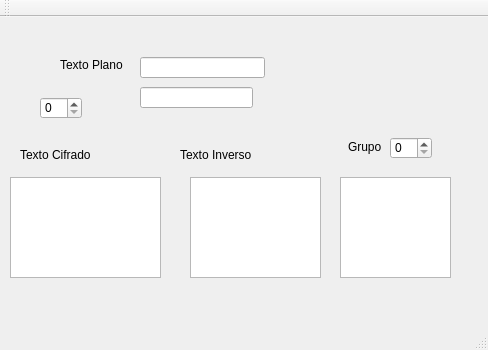
<?xml version="1.0" encoding="UTF-8"?>
<ui version="4.0">
 <class>MainWindow</class>
 <widget class="QMainWindow" name="MainWindow">
  <property name="geometry">
   <rect>
    <x>0</x>
    <y>0</y>
    <width>488</width>
    <height>350</height>
   </rect>
  </property>
  <property name="windowTitle">
   <string>MainWindow</string>
  </property>
  <widget class="QWidget" name="centralWidget">
   <widget class="QSpinBox" name="spinBox">
    <property name="geometry">
     <rect>
      <x>40</x>
      <y>80</y>
      <width>42</width>
      <height>22</height>
     </rect>
    </property>
   </widget>
   <widget class="QTextEdit" name="textEdit_2">
    <property name="geometry">
     <rect>
      <x>10</x>
      <y>160</y>
      <width>151</width>
      <height>101</height>
     </rect>
    </property>
   </widget>
   <widget class="QTextEdit" name="textEdit_3">
    <property name="geometry">
     <rect>
      <x>190</x>
      <y>160</y>
      <width>131</width>
      <height>101</height>
     </rect>
    </property>
   </widget>
   <widget class="QSpinBox" name="spinBox_2">
    <property name="geometry">
     <rect>
      <x>390</x>
      <y>120</y>
      <width>42</width>
      <height>22</height>
     </rect>
    </property>
   </widget>
   <widget class="QTextEdit" name="textEdit_4">
    <property name="geometry">
     <rect>
      <x>340</x>
      <y>160</y>
      <width>111</width>
      <height>101</height>
     </rect>
    </property>
   </widget>
   <widget class="QLabel" name="label">
    <property name="geometry">
     <rect>
      <x>60</x>
      <y>40</y>
      <width>81</width>
      <height>16</height>
     </rect>
    </property>
    <property name="text">
     <string>Texto Plano</string>
    </property>
   </widget>
   <widget class="QLabel" name="label_2">
    <property name="geometry">
     <rect>
      <x>20</x>
      <y>130</y>
      <width>91</width>
      <height>16</height>
     </rect>
    </property>
    <property name="text">
     <string>Texto Cifrado</string>
    </property>
   </widget>
   <widget class="QLabel" name="label_3">
    <property name="geometry">
     <rect>
      <x>180</x>
      <y>130</y>
      <width>91</width>
      <height>16</height>
     </rect>
    </property>
    <property name="text">
     <string>Texto Inverso</string>
    </property>
   </widget>
   <widget class="QLabel" name="label_4">
    <property name="geometry">
     <rect>
      <x>348</x>
      <y>120</y>
      <width>41</width>
      <height>20</height>
     </rect>
    </property>
    <property name="text">
     <string>Grupo</string>
    </property>
   </widget>
   <widget class="QLineEdit" name="lineEdit">
    <property name="geometry">
     <rect>
      <x>140</x>
      <y>40</y>
      <width>125</width>
      <height>21</height>
     </rect>
    </property>
   </widget>
   <widget class="QLineEdit" name="lineEdit_2">
    <property name="geometry">
     <rect>
      <x>140</x>
      <y>70</y>
      <width>113</width>
      <height>21</height>
     </rect>
    </property>
   </widget>
  </widget>
  <widget class="QMenuBar" name="menuBar">
   <property name="geometry">
    <rect>
     <x>0</x>
     <y>0</y>
     <width>488</width>
     <height>22</height>
    </rect>
   </property>
  </widget>
  <widget class="QToolBar" name="mainToolBar">
   <attribute name="toolBarArea">
    <enum>TopToolBarArea</enum>
   </attribute>
   <attribute name="toolBarBreak">
    <bool>false</bool>
   </attribute>
  </widget>
  <widget class="QStatusBar" name="statusBar"/>
 </widget>
 <layoutdefault spacing="6" margin="11"/>
 <resources/>
 <connections/>
</ui>
